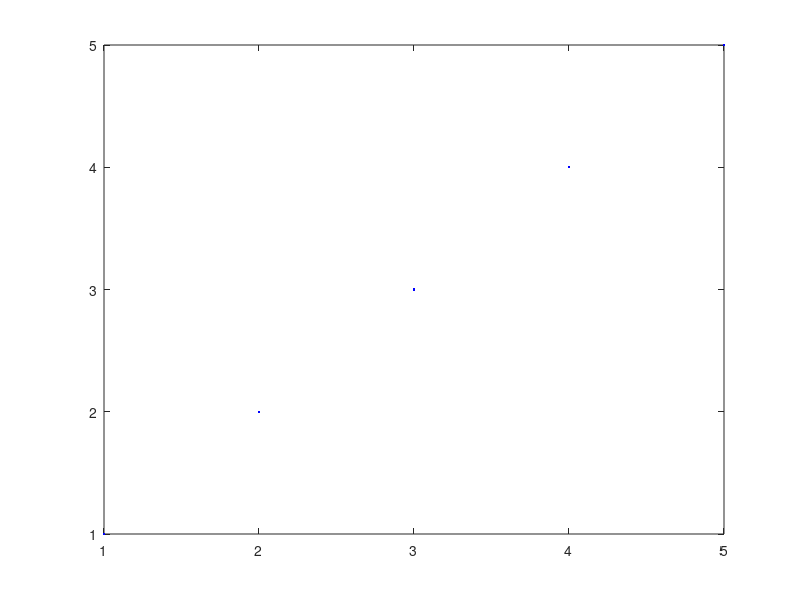

Write the MATLAB code that produced this figure. (Note: this script raises an error after producing the figure.)
function [] = tempblah()
  
  x = 1:5;
  h = plot(x,x, '.b');
   datacursormode on;
  dcm = datacursormode(gcf);
  set(dcm, 'DisplayStyle','datatip', 'SnapToDataVertex', 'on');
  set(dcm, 'UpdateFcn', @plot_cbk);
 %set(h, 'ButtonDownFcn', @plot_cbk);
 